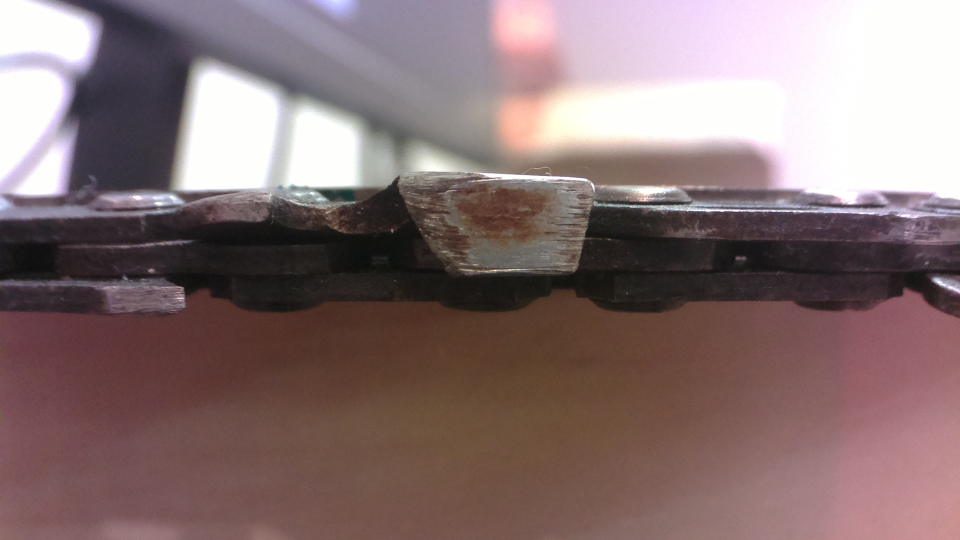
#> input picture test1.jpg, 1920 x 1080 px (shown at 1/2 size)
$ python -i Worncamera.py   (imports and definitions only)
#> lines starting #> are read from the running program, lines starting #| are printed output that depends on the picture; after the words box and inside, x2 and y2 are one past the last pixel; in counts of white or black regions, pixels touching at a corner belong together; pictures that were not available may be replaced by others from this repository, and a replacement may not be noted
#> in convertBinaryEven, image is the input picture: shape (1080, 1920, 3); mean B, G, R 115.3, 114.9, 135.6
from picamera import PiCamera
from time import sleep
import sys  # System bindings
import cv2 # OpenCV bindings
import numpy as np
from PIL import Image
import os
import math

#Camera stuff

counter=0

def reset():
    counter = 0


#1.Open Camera
# [19 lines left out: functions openCamera, takePicture, not called in this run]

# Use TM locate ROI
def Template_Matching(img, temp):
    row, col = temp.shape[:-1]
#> row = 1080; col = 1920

    img_copy = img.copy()
    method = 'cv2.TM_SQDIFF_NORMED'
    method = eval(method)
    res = cv2.matchTemplate(img_copy, temp, method)
#> res = [1.27e-07]
    min_val, max_val, min_loc, max_loc = cv2.minMaxLoc(res)
#> min_val = 1.27e-07; max_val = 1.27e-07; min_loc = (0, 0); max_loc = (0, 0)

    top_left = min_loc
#> top_left = (0, 0)
    bottom_right = (top_left[0] + row + 300, top_left[1] + col - 200)
#> bottom_right = (1380, 1720)

    return top_left, bottom_right


#3.Convert the picture to binary and grayscale
def convertBinaryEven(nametext):
    image = cv2.imread(nametext)
    temp = cv2.imread("TemplateDownWorn.jpg")
    top_left, bottom_right = Template_Matching(image, temp)
#> top_left = (0, 0); bottom_right = (1380, 1720)
    original = cv2.imread(nametext)
    image = image[top_left[1]:bottom_right[1], top_left[0]:bottom_right[0]]
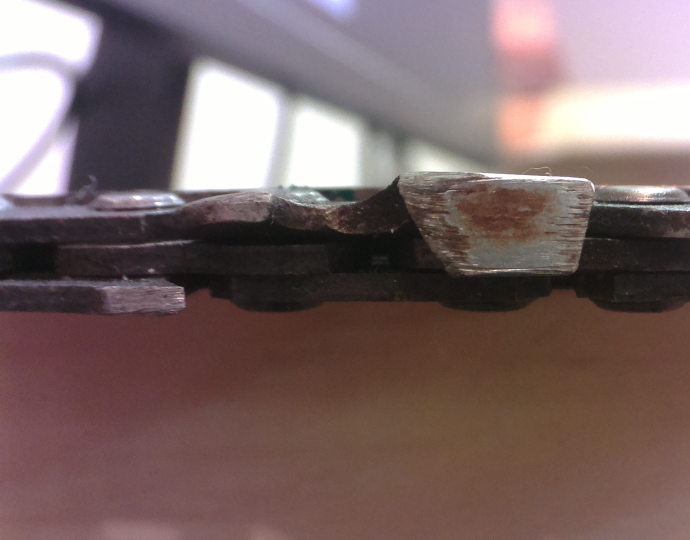
#> image: shape (1080, 1380, 3) (shown at 1/2 size); mean B, G, R 101.6, 102.7, 122.2
    ##cv2.imwrite("Template" + nametext,image)
    im_gray= cv2.cvtColor(image, cv2.COLOR_BGR2GRAY)
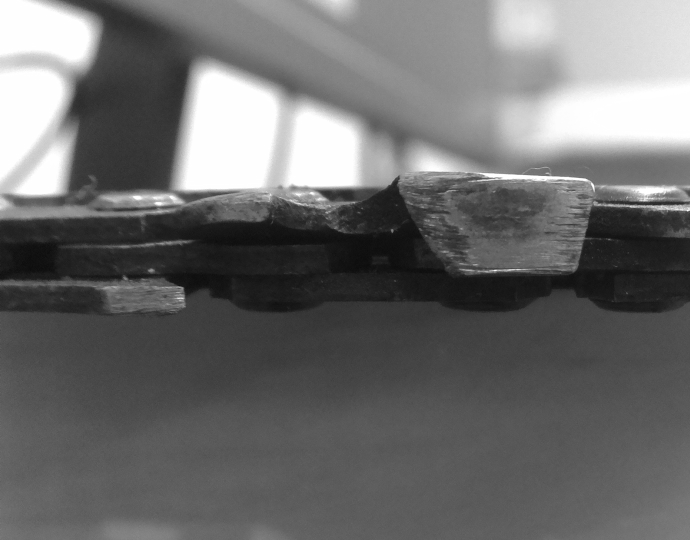
#> im_gray: shape (1080, 1380) (shown at 1/2 size); min 7, max 255, mean 108.4
    #adaptive thresholding
    im_at = cv2.adaptiveThreshold(im_gray, 255,cv2.ADAPTIVE_THRESH_GAUSSIAN_C, cv2.THRESH_BINARY, 17, 15)
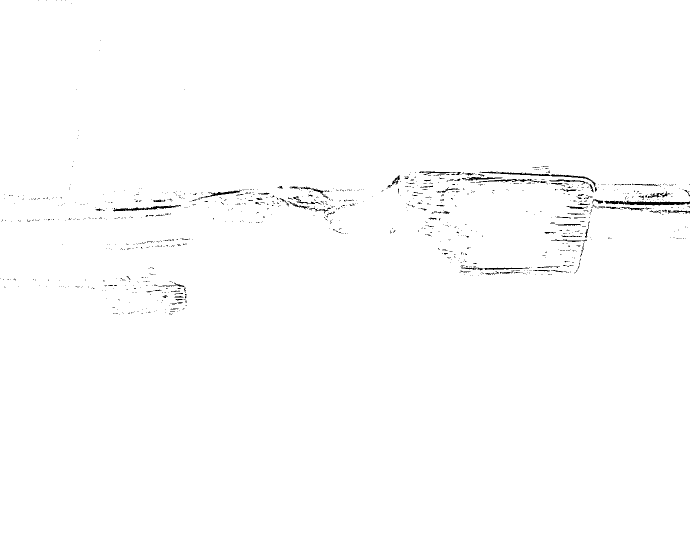
#> im_at: shape (1080, 1380) (shown at 1/2 size); 99.3% white; black in thin lines or dots, all inside (x1, y1, x2, y2) = (1, 0, 1380, 629)
    ##cv2.imwrite('adaptive' + nametext, im_at)


    #Morphology
    erode_kernel = np.ones((2,2), np.uint8)
    dilate_kernel = np.ones((3,3), np.uint8)

    erosion = cv2.erode(im_at, erode_kernel, iterations=1)
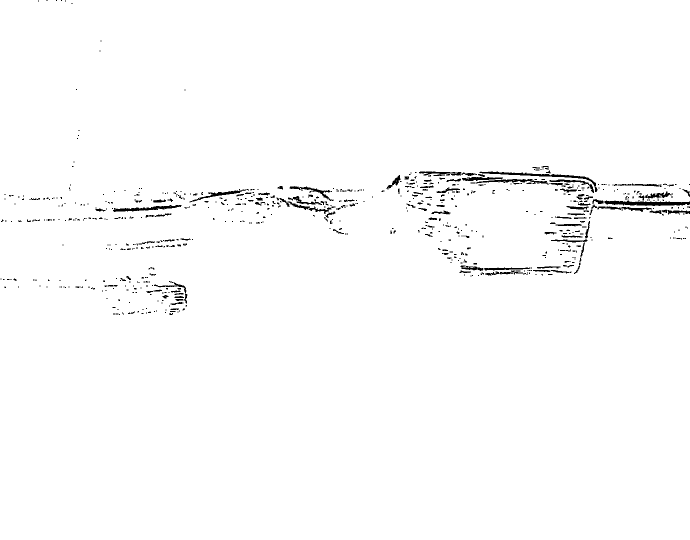
#> erosion: shape (1080, 1380) (shown at 1/2 size); 98.6% white; 691 black regions (521 under 20 px), largest, box (x1, y1, x2, y2) and area: (1208, 401, 1380, 412) 1196, (959, 343, 1195, 384) 1063, (226, 410, 363, 424) 743
    dilation = cv2.dilate(erosion, dilate_kernel, iterations=1)
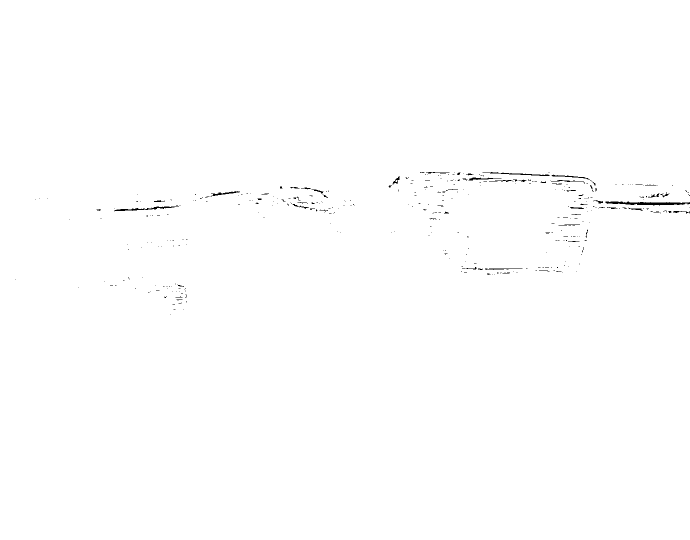
#> dilation: shape (1080, 1380) (shown at 1/2 size); 99.7% white; black in thin lines or dots, all inside (x1, y1, x2, y2) = (30, 344, 1380, 629)
    ##cv2.imwrite('morpho' + nametext, dilation)

    ##contours, hierarchy = cv2.findContours(dilation,cv2.RETR_TREE,cv2.CHAIN_APPROX_SIMPLE)
##
##    cont = dilation

    ##cv2.drawContours(dilation ,contours,-1,(0,255,0),2)

    ##cv2.imwrite('democontour' + nametext, dilation)

##    ret,thresh1 = cv2.threshold(image,127,255,cv2.THRESH_BINARY)
##    (thresh, im_bw) = cv2.threshold(im_gray, 50, 255, cv2.THRESH_BINARY | cv2.THRESH_OTSU)
####        cv2.imwrite("gray"+nametext, im_gray)
####        cv2.imwrite("bw" + nametext, thresh1)
##
##
##    imgray = cv2.cvtColor(thresh1,cv2.COLOR_BGR2GRAY)
##    ret,thresh = cv2.threshold(imgray,127,255,0)
##    contours, hierarchy = cv2.findContours(thresh,cv2.RETR_TREE,cv2.CHAIN_APPROX_SIMPLE)
##
##    cv2.drawContours(thresh1 ,contours,-1,(0,255,0),2)
##
##    ##cv2.circle(im,(750,350),3,(255,0,0),-1,8)
##    ##cv2.circle(im,(750,700),3,(255,0,0),-1,8)
##    ##cv2.circle(im,(1100,350),3,(255,0,0),-1,8)
##    ##cv2.circle(im,(1100,700),3,(255,0,0),-1,8)
##
##    ##cv2.imwrite("OddContour.jpg", thresh1)
##
    edges = cv2.Canny(dilation, 100, 255)
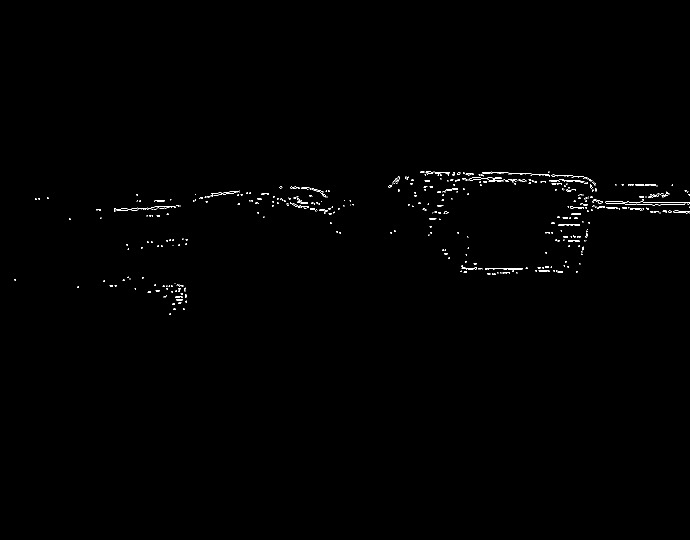
#> edges: shape (1080, 1380) (shown at 1/2 size); 0.38% white in thin lines or dots, all inside (x1, y1, x2, y2) = (29, 343, 1380, 630)
    indices = np.where(edges != [0])
#> indices = 5592 positions, rows 343 to 629, columns 29 to 1379
    coordinates = zip(indices[0], indices[1])
    #print(coordinates)
    pointer_lst = []
    row_number = 0

    for i in range(len(coordinates)-2):
        if (coordinates[i+1][0] != coordinates[i+2][0]):
            if (abs(coordinates[i][1] < 500) and coordinates[i+1][1] > coordinates[i][1] ):
                pointer_lst.append([coordinates[i+1][0],coordinates[i+1][1]])
#> this loop made 0 passes
#> after the loop, pointer_lst = []


    slope_lst = []
    for p in range(len(pointer_lst)-1):
        y_difference = float(pointer_lst[p+1][1] - pointer_lst[p][1])
        x_difference = float(pointer_lst[p+1][0] - pointer_lst[p][0])
        slope = float(y_difference/x_difference)
        if(abs(slope) < 10 and abs(slope) > 0.5):
            slope_lst.append(abs(slope))

    AvgSlope = np.mean(slope_lst)
    Angle = 90-(180*math.atan(AvgSlope)/math.pi)


    #print(str(Angle) + nametext)


    ##print(slope_lst)


    ##cv2.imwrite("Contour" + nametext, thresh1)
    text = "The slope is "
    text += str(AvgSlope)
    text2 = "The Angle we are measuring is "
    text2 += str(Angle)
    text3 = "The result is: "
    if (Angle < 22):
        text3 += "Inspection Failed!"
    else:
        text3 += "Inspection Passed!"


    cv2.putText(original,text2, (50,50),cv2.FONT_HERSHEY_SIMPLEX,2,(0,0,255),2)
    cv2.putText(original,text3, (50,150),cv2.FONT_HERSHEY_SIMPLEX,2,(0,0,255),2)
    ##cv2.putText(original,text, (50,250),cv2.FONT_HERSHEY_SIMPLEX,2,(0,0,255),2)
    cv2.imwrite("Result" + nametext, original)


################################
# [171 lines left out: functions convertBinaryOdd, findContour, drawContour, not called in this run]

#> (the run stopped early here; a loop or call above may not have finished)

$ run again, on test10.jpg
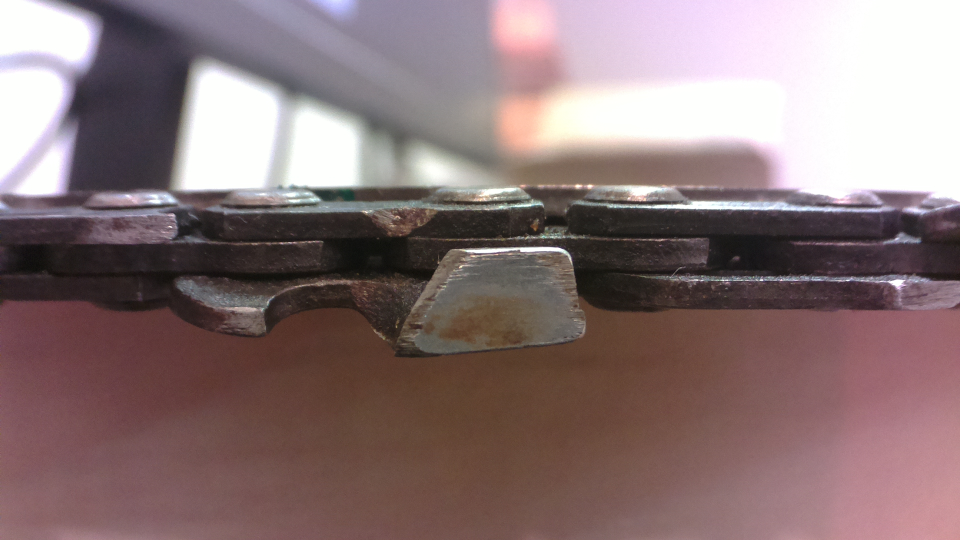
#> input picture test10.jpg, 1920 x 1080 px (shown at 1/2 size)
#> in convertBinaryEven, image is the input picture: shape (1080, 1920, 3); mean B, G, R 118.5, 117.5, 138
#> res = [0]
#> min_val = 0; min_loc = (0, 0)
#> in Template_Matching, `bottom_right = (top_left[0] + row + 300, top_left[1] + col - 200)`: bottom_right = (1380, 1720)
#> in convertBinaryEven, `top_left, bottom_right = Template_Matching(image, temp)`: top_left = (0, 0); bottom_right = (1380, 1720)
#> image: shape (1080, 1380, 3)
#> in convertBinaryEven, `im_at = cv2.adaptiveThreshold(im_gray, 255,cv2.ADAPTIVE_THRESH_GAUSSIA..`:
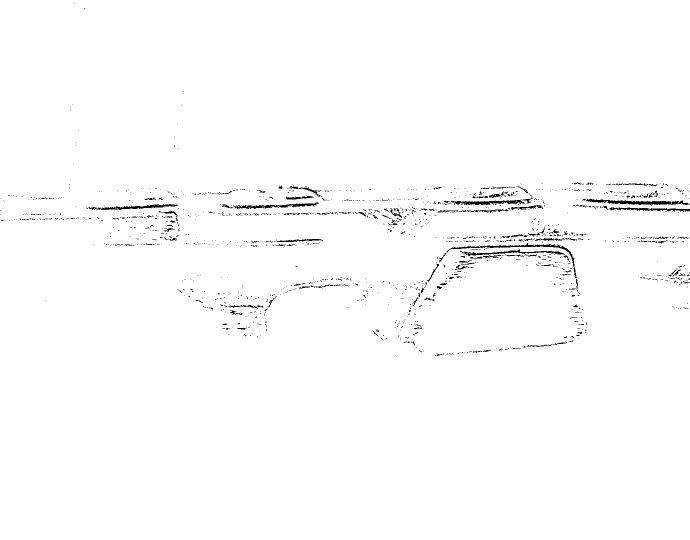
#> im_at: shape (1080, 1380) (shown at 1/2 size); 98.9% white; 1389 black regions (1260 under 20 px), largest, box (x1, y1, x2, y2) and area: (1172, 398, 1380, 410) 1162, (901, 486, 1154, 556) 1024, (897, 399, 1050, 410) 813
#> erosion: shape (1080, 1380); 98% white; 909 black regions (669 under 20 px), largest, box (x1, y1, x2, y2) and area: (879, 486, 1160, 593) 1711, (1165, 398, 1380, 413) 1497, (884, 399, 1051, 411) 1163
#> dilation: shape (1080, 1380); 99.5% white; 502 black regions (454 under 20 px), largest, box (x1, y1, x2, y2) and area: (1174, 399, 1377, 410) 927, (902, 487, 1149, 534) 658, (902, 401, 1049, 410) 626
#> in convertBinaryEven, `edges = cv2.Canny(dilation, 100, 255)`:
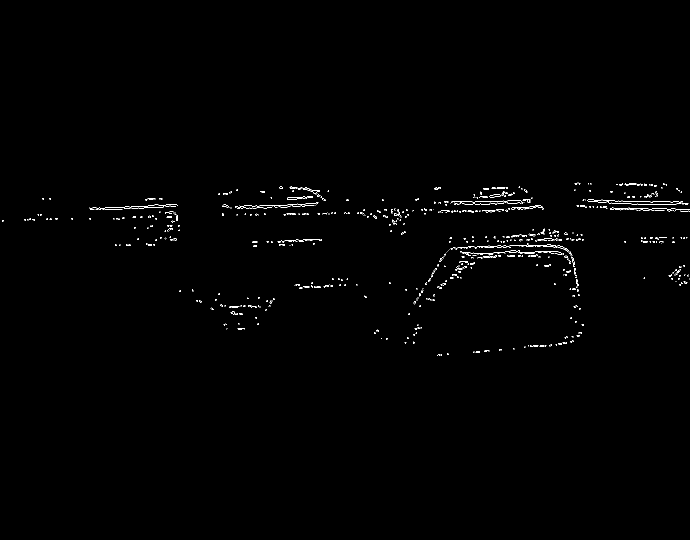
#> edges: shape (1080, 1380) (shown at 1/2 size); 0.53% white in thin lines or dots, all inside (x1, y1, x2, y2) = (4, 365, 1380, 712)
#> indices = 7927 positions, rows 365 to 711, columns 4 to 1379
#> after the loop in convertBinaryEven, `for i in range(len(coordinates)-2):`: pointer_lst = []
